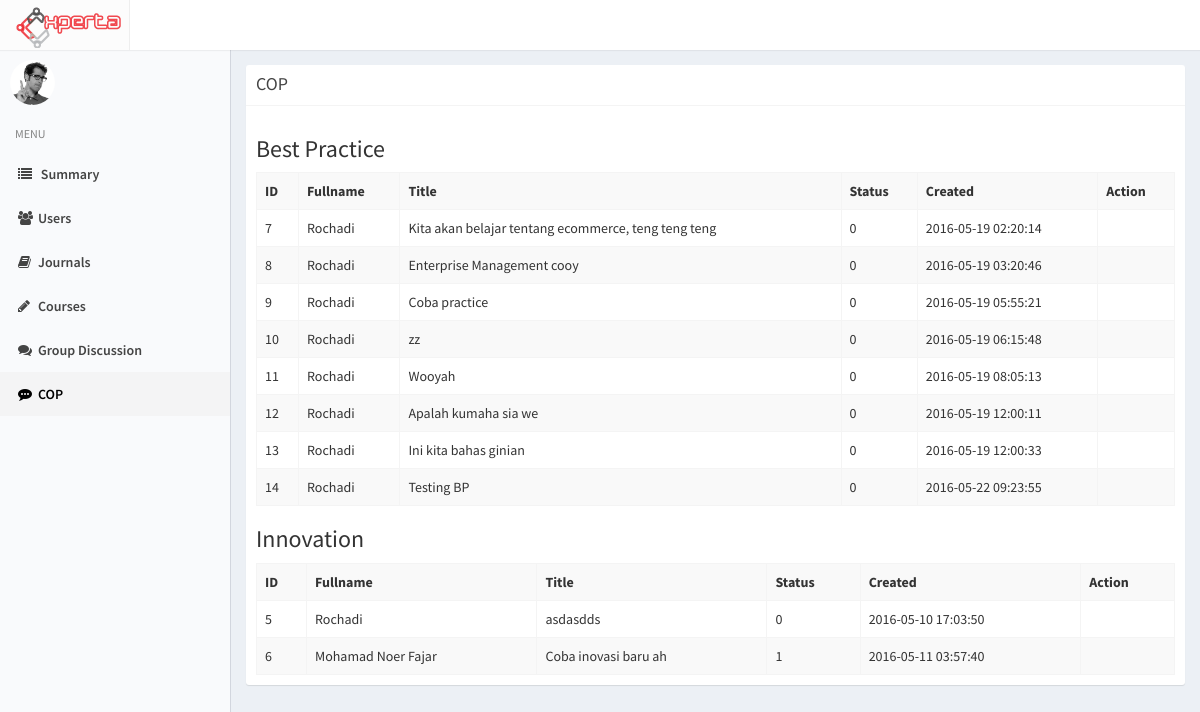
Page /index.php/admin/cop on the earlier database version.
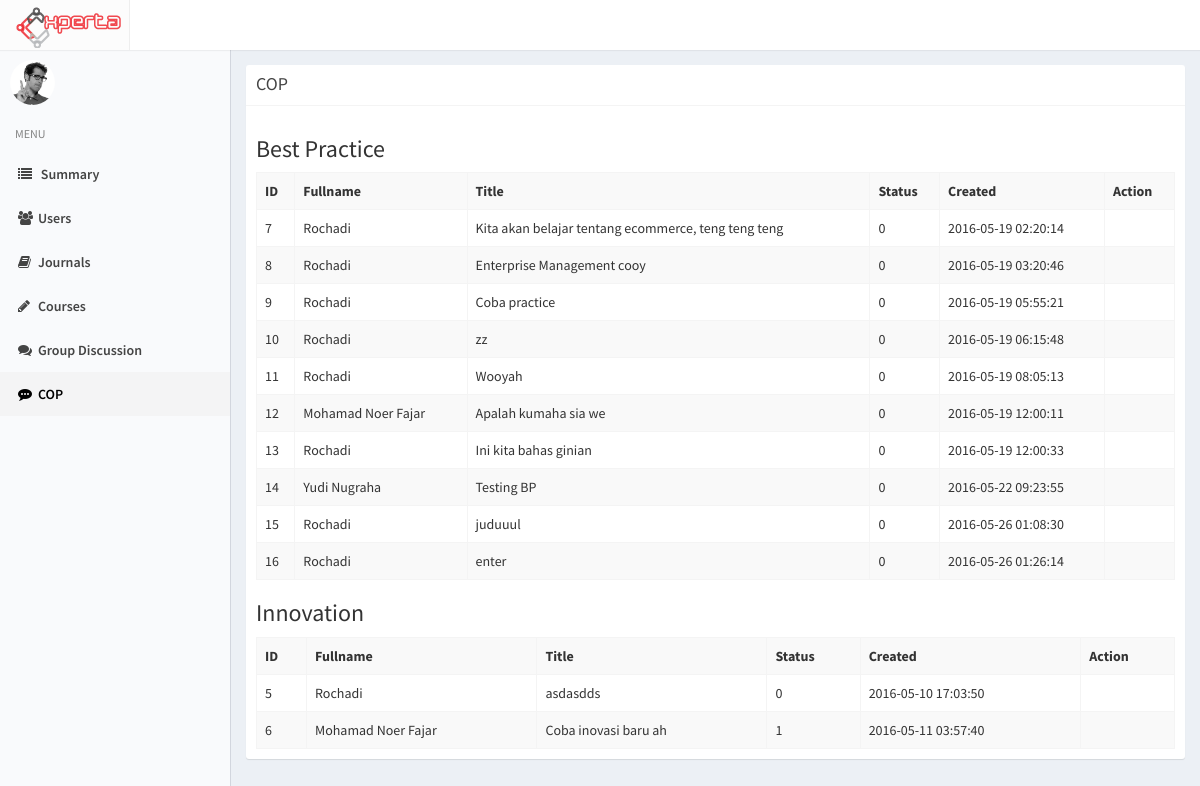
Same page on the later database version.
### tables this page shows
CREATE TABLE `cop` (
  `id_cop` int(11) NOT NULL,
  `id_scope` int(11) DEFAULT NULL,
  `id_user` int(11) NOT NULL,
  `title` varchar(200) NOT NULL,
  `content` text NOT NULL,
  `summary` text,
  `type` int(11) NOT NULL,
  `created_at` timestamp NOT NULL DEFAULT CURRENT_TIMESTAMP,
  `updated_at` timestamp NOT NULL DEFAULT CURRENT_TIMESTAMP ON UPDATE CURRENT_TIMESTAMP,
  `status` int(11) NOT NULL DEFAULT '1'
);

CREATE TABLE `profile` (
  `id_profile` int(11) NOT NULL,
  `NIK` varchar(50) NOT NULL,
  `id_user` int(11) NOT NULL,
  `fullname` varchar(255) NOT NULL,
  `birthdate` date DEFAULT NULL,
  `gender` enum('M','F') DEFAULT NULL,
  `id_expert` int(11) DEFAULT NULL,
  `pic` varchar(500) DEFAULT 'default.jpeg',
  `updated_at` timestamp NOT NULL DEFAULT CURRENT_TIMESTAMP ON UPDATE CURRENT_TIMESTAMP,
  `login` int(11) NOT NULL DEFAULT '0'
);

### application/controllers/Admin.php (called while the page is built, shortened)
<?php
class Admin extends CI_Controller
{
		function __construct(){
			$this->load->model('Admin_model');
		}
		public function cop(){
			$data['title'] = "Admin - COP";
			$data['active'][5] = 'active';
			$data['best_practice'] = $this->Admin_model->getbp();
			$data['innovation'] = $this->Admin_model->getinnov();
			$this->load->view('admin/cop', $data);
		}
}

### index.php (called while the page is built, shortened)
<?php
require_once BASEPATH.'core/CodeIgniter.php';

### application/models/Admin_model.php (called while the page is built, shortened)
<?php
class Admin_model extends CI_Model
{
	function getbp(){
		return $this->db->query("SELECT * FROM cop, profile WHERE type = 2 AND cop.id_user = profile.id_user")->result();
	}
	function getinnov(){
		return $this->db->query("SELECT * FROM cop, profile WHERE type = 1 AND cop.id_user = profile.id_user")->result();
	}
}

### application/views/admin/cop.php (the view)
<?php include 'application/views/header.php' ?>
<?php include 'application/views/sidebar.php' ?>
<div class="content-wrapper">
<section class="content col-md-12">
<div class="box box-solid">
                <div class="box-header with-border">
                  <h3 class="box-title">COP</h3>
                </div>
                <div class="box-body">
                <h3>Best Practice</h3>
                <table class="table table-striped table-bordered">
                    <tbody><tr>
                      <th>ID</th>
                      <th>Fullname</th>
                      <th>Title</th>
                      <th>Status</th>
                      <th>Created</th>
                      <th>Action</th>
                    </tr>
                  <?php foreach ($best_practice as $data): ?>
                    <tr>
                      <td><?php echo $data->id_cop ?></td>
                      <td><?php echo $data->fullname ?></td>
                      <td><?php echo $data->title ?></td>
                      <td><?php echo $data->status ?></td>
                      <td><?php echo $data->created_at ?></td>
                      <td></td>
                    </tr>
                  <?php endforeach ?>
                  </tbody>
                  </table>
                  <h3>Innovation</h3>
                <table class="table table-striped table-bordered">
                    <tbody><tr>
                      <th>ID</th>
                      <th>Fullname</th>
                      <th>Title</th>
                      <th>Status</th>
                      <th>Created</th>
                      <th>Action</th>
                    </tr>
                  <?php foreach ($innovation as $data): ?>
                    <tr>
                      <td><?php echo $data->id_cop ?></td>
                      <td><?php echo $data->fullname ?></td>
                      <td><?php echo $data->title ?></td>
                      <td><?php echo $data->status ?></td>
                      <td><?php echo $data->created_at ?></td>
                      <td></td>
                    </tr>
                  <?php endforeach ?>
                  </tbody>
                  </table>
                </div>
                </div>
                </section>
                </div>

Differences in the rows shown:
changed cop "Apalah kumaha sia we": profile.fullname "Rochadi" → "Mohamad Noer Fajar"
changed cop "Testing BP": profile.fullname "Rochadi" → "Yudi Nugraha"
added cop: id_cop "15", profile.fullname "Rochadi", title "juduuul", status "0", created_at "2016-05-26 01:08:30", shown under "Best Practice"
added cop: id_cop "16", profile.fullname "Rochadi", title "enter", status "0", created_at "2016-05-26 01:26:14", shown under "Best Practice"
